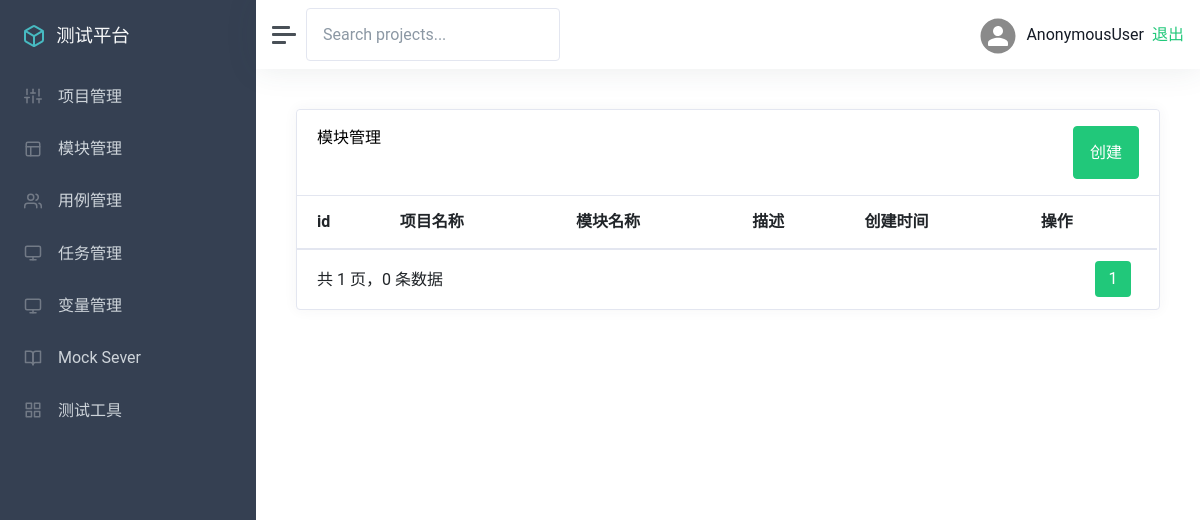
Page /manage/module_list/ on the earlier database version.
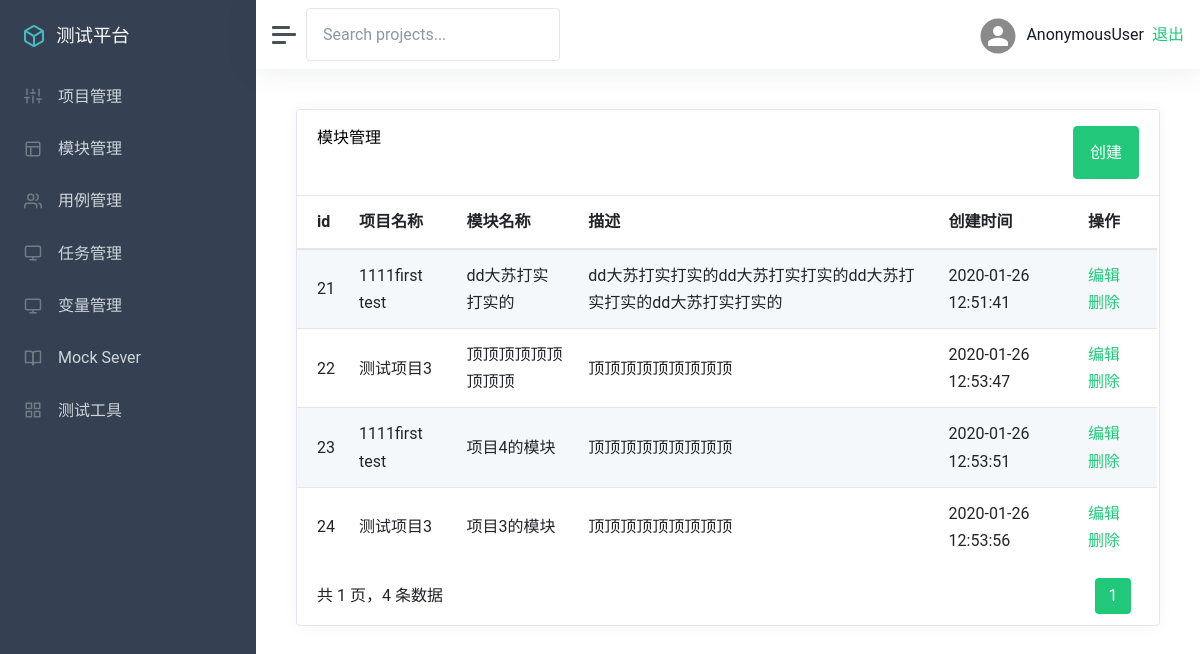
Same page on the later database version.
### app_manage/models.py (models this page shows)
class Module(models.Model):
    project = models.ForeignKey(Project, on_delete=models.CASCADE)
    name = models.CharField("名称", max_length=100, null=False, default='')
    describe = models.TextField("描述", default='')
    update_time = models.DateTimeField("更新时间", auto_now=True)
    create_time = models.DateTimeField("创建时间", auto_now_add=True)
    def __str__(self):
        return self.name

class Project(models.Model):
    name = models.CharField("项目名称", max_length=100, default='')
    describe = models.TextField('描述', default='')
    status = models.BooleanField('状态', default=True)
    update_time = models.DateTimeField('更新时间', auto_now=True)
    create_time = models.DateTimeField('创建时间', auto_now_add=True)
    def __str__(self):
        return self.name

### app_manage/views/module_views.py (the view)
# urls.py: path('module_list/', module_views.module_list),
def module_list(request):
    moduleList = Module.objects.all()
    print('moduleList------------->',moduleList)
    p = Paginator(moduleList,5)
    page = request.GET.get('page')
    print('page-------------->', page)
    if page == '':
        page = 1
    try:
        moduleList = p.page(page)
        print('cases---------------->', moduleList)
    except PageNotAnInteger:
        moduleList = p.page(1)
    except EmptyPage:
        moduleList = p.page(p.num_pages)
    return render(request, 'module/list.html', {
        'moduleList':moduleList
    })

### templates/module/list.html (shortened to what this page needs)
{% extends "manage.html" %}
{% block manage %}
<div class="card flex-fill">
    <div class="card-header">
        <h5 class="card-title mb-0" style="float:left">模块管理</h5>
        <button onclick="add()" type="button" class="btn btn-primary" style="float:right">创建</button>
    </div>
    <div id="datatables-dashboard-traffic_wrapper" class="dataTables_wrapper dt-bootstrap4 no-footer">
        <div class="row">
            <div class="col-sm-12">
                <table id="datatables-dashboard-traffic" class="table table-striped my-0 dataTable no-footer"
                    role="grid" aria-describedby="datatables-dashboard-traffic_info">
                    <thead>
                        <tr role="row">
                            <th>id</th>
                            <th>项目名称</th>
                            <th>模块名称</th>
                            <th>描述</th>
                            <th>创建时间</th>
                            <th>操作</th>
                        </tr>
                    </thead>
                    <tbody>
                        {% for m in moduleList %}
                        <tr role="row" class="odd">
                            <td>{{ m.id }}</td>
                            <td>{{ m.project }}</td>
                            <td>{{ m.name }}</td>
                            <td>{{ m.describe }}</td>
                            <td>{{ m.create_time |date:"Y-m-d H:i:s"}}</td>
                            <td>
                                <a href="/manage/module_edit/{{m.id}}/">编辑</a>
                                <a onclick="return del()" href="/manage/module_delete/{{m.id}}/" id="delete-project-id">删除</a>
                            </td>
                        </tr>
                        {% endfor %}
                    </tbody>
                </table>
            </div>
        </div>
        <div class="row">
            <div class="col-sm-12 col-md-5">
                <div class="dataTables_info" id="datatables-dashboard-traffic_info" role="status" aria-live="polite">
                    共 {{ moduleList.paginator.num_pages }} 页，{{ moduleList.paginator.count }} 条数据
                </div>
            </div>
            <div class="col-sm-12 col-md-7">
                <div class="dataTables_paginate paging_simple_numbers" id="datatables-dashboard-traffic_paginate">
                    <ul class="pagination">
                        <li class="paginate_button page-item active">
                            <a href="#" aria-controls="datatables-dashboard-traffic" data-dt-idx="1" tabindex="0"
                                class="page-link">{{ moduleList.number }}</a>
                        </li>
                    </ul>
                </div>
            </div>
{% endblock %}

### templates/manage.html (shortened to what this page needs)
{% extends "base.html" %}
{% block base %}
<div class="wrapper">
    <nav id="sidebar" class="sidebar">
        <div class="sidebar-content ">
            <a class="sidebar-brand" href="index.html">
                <span class="align-middle">测试平台</span>
            </a>
            <ul class="sidebar-nav">
                <li class="sidebar-item">
                    <a href="/manage/project_list/" class="sidebar-link" aria-expanded="true">
                        <span class="align-middle">项目管理</span>
                    </a>
                </li>
                <li class="sidebar-item">
                    <a href="/manage/module_list/" class="sidebar-link collapsed">
                        <span class="align-middle">模块管理</span>
                    </a>
                </li>
                <li class="sidebar-item">
                    <a href="/case/case_list/" class="sidebar-link collapsed">
                        <span class="align-middle">用例管理</span>
                    </a>
                </li>
                <li class="sidebar-item">
                    <a href="/task/task_list/" class="sidebar-link collapsed">
                        <span class="align-middle">任务管理</span>
                    </a>
                </li>
                <li class="sidebar-item">
                    <a href="/variable/variable_list/" class="sidebar-link collapsed">
                        <span class="align-middle">变量管理</span>
                    </a>
                </li>
                <li class="sidebar-item">
                    <a href="#documentation" class="sidebar-link collapsed">
                        <span class="align-middle">Mock Sever</span>
                    </a>
                </li>
                <li class="sidebar-item">
                    <a href="#ui" class="sidebar-link collapsed">
                        <span class="align-middle">测试工具</span>
                    </a>
                </li>
            </ul>
        </div>
    </nav>
    <div class="main">
        <nav class="navbar navbar-expand navbar-light bg-white">
            <a class="sidebar-toggle d-flex mr-2">
                <i class="hamburger align-self-center"></i>
            </a>
            <form class="form-inline d-none d-sm-inline-block">
                <input class="form-control form-control-no-border mr-sm-2" type="text" placeholder="Search projects..."
                       aria-label="Search">
            </form>
            <div class="navbar-collapse collapse">
                <ul class="navbar-nav ml-auto">
                    <li class="nav-item dropdown">
                        <a class="nav-link d-none d-sm-inline-block" href="#" data-toggle="dropdown">
                            <img src="/static/img/user.svg" class="avatar img-fluid rounded-circle mr-1"
                                 alt="Chris Wood">
                            <span class="text-dark">{{ user }}</span>
                            <a href="/logout/">退出</a>
                        </a>
                    </li>
                </ul>
            </div>
        </nav>
        <main class="content">
            <div class="container-fluid p-0">
                {% block manage %}
                {% endblock %}
            </div>
        </main>
    </div>
</div>
{% endblock %}

### templates/base.html (shortened to what this page needs)
<!DOCTYPE html>
<html>
<head lang="en">
    <link href="/static/css/classic.css" rel='stylesheet' type='text/css' />
    <link href="/static/css/theme.css" rel='stylesheet' type='text/css' />
</head>
<body>
{% block base%}{% endblock %}
</body>
</html>

Differences in the rows shown:
added Module: id "21", project "1111first test", name "dd大苏打实打实的", describe "dd大苏打实打实的dd大苏打实打实的dd大苏打实打实的dd大苏打实打实的", create_time "2020-01-26 12:51:41"
added Module: id "22", project "测试项目3", name "顶顶顶顶顶顶顶顶顶", describe "顶顶顶顶顶顶顶顶顶", create_time "2020-01-26 12:53:47"
added Module: id "23", project "1111first test", name "项目4的模块", describe "顶顶顶顶顶顶顶顶顶", create_time "2020-01-26 12:53:51"
added Module: id "24", project "测试项目3", name "项目3的模块", describe "顶顶顶顶顶顶顶顶顶", create_time "2020-01-26 12:53:56"
Other differences:
{{ moduleList.paginator.count }}: "0" → "4"
